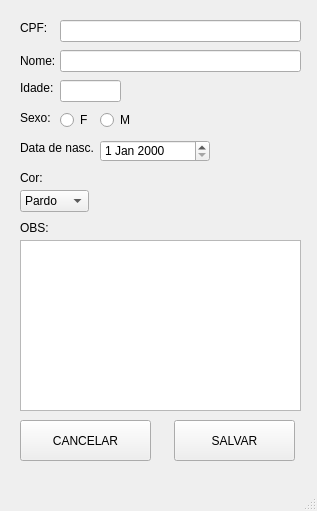
<?xml version="1.0" encoding="UTF-8"?>
<ui version="4.0">
 <class>MainWindow</class>
 <widget class="QMainWindow" name="MainWindow">
  <property name="geometry">
   <rect>
    <x>0</x>
    <y>0</y>
    <width>317</width>
    <height>511</height>
   </rect>
  </property>
  <property name="windowTitle">
   <string>Editar</string>
  </property>
  <widget class="QWidget" name="centralwidget">
   <widget class="QLabel" name="label_4">
    <property name="geometry">
     <rect>
      <x>20</x>
      <y>140</y>
      <width>111</width>
      <height>16</height>
     </rect>
    </property>
    <property name="text">
     <string>Data de nasc.</string>
    </property>
   </widget>
   <widget class="QLabel" name="label_6">
    <property name="geometry">
     <rect>
      <x>20</x>
      <y>220</y>
      <width>49</width>
      <height>16</height>
     </rect>
    </property>
    <property name="text">
     <string>OBS: </string>
    </property>
   </widget>
   <widget class="QRadioButton" name="tbnr_m">
    <property name="geometry">
     <rect>
      <x>100</x>
      <y>110</y>
      <width>89</width>
      <height>20</height>
     </rect>
    </property>
    <property name="text">
     <string>M</string>
    </property>
   </widget>
   <widget class="QLabel" name="label_2">
    <property name="geometry">
     <rect>
      <x>20</x>
      <y>80</y>
      <width>49</width>
      <height>16</height>
     </rect>
    </property>
    <property name="text">
     <string>Idade:</string>
    </property>
   </widget>
   <widget class="QLabel" name="label_7">
    <property name="geometry">
     <rect>
      <x>20</x>
      <y>170</y>
      <width>49</width>
      <height>16</height>
     </rect>
    </property>
    <property name="text">
     <string>Cor:</string>
    </property>
   </widget>
   <widget class="QPushButton" name="btn_salvar">
    <property name="geometry">
     <rect>
      <x>174</x>
      <y>420</y>
      <width>121</width>
      <height>41</height>
     </rect>
    </property>
    <property name="text">
     <string>SALVAR</string>
    </property>
   </widget>
   <widget class="QLineEdit" name="txt_idade">
    <property name="geometry">
     <rect>
      <x>60</x>
      <y>80</y>
      <width>61</width>
      <height>22</height>
     </rect>
    </property>
   </widget>
   <widget class="QLabel" name="label_3">
    <property name="geometry">
     <rect>
      <x>20</x>
      <y>110</y>
      <width>49</width>
      <height>16</height>
     </rect>
    </property>
    <property name="text">
     <string>Sexo:</string>
    </property>
   </widget>
   <widget class="QComboBox" name="cb_cor">
    <property name="geometry">
     <rect>
      <x>20</x>
      <y>190</y>
      <width>69</width>
      <height>22</height>
     </rect>
    </property>
    <item>
     <property name="text">
      <string>Pardo</string>
     </property>
    </item>
    <item>
     <property name="text">
      <string>Branco</string>
     </property>
    </item>
    <item>
     <property name="text">
      <string>Negro</string>
     </property>
    </item>
   </widget>
   <widget class="QPlainTextEdit" name="txt_obs">
    <property name="geometry">
     <rect>
      <x>20</x>
      <y>240</y>
      <width>281</width>
      <height>171</height>
     </rect>
    </property>
   </widget>
   <widget class="QLabel" name="label_5">
    <property name="geometry">
     <rect>
      <x>20</x>
      <y>20</y>
      <width>49</width>
      <height>16</height>
     </rect>
    </property>
    <property name="text">
     <string>CPF:</string>
    </property>
   </widget>
   <widget class="QDateEdit" name="date_data_nasc">
    <property name="geometry">
     <rect>
      <x>100</x>
      <y>140</y>
      <width>110</width>
      <height>22</height>
     </rect>
    </property>
   </widget>
   <widget class="QRadioButton" name="btnr_f">
    <property name="geometry">
     <rect>
      <x>60</x>
      <y>110</y>
      <width>89</width>
      <height>20</height>
     </rect>
    </property>
    <property name="text">
     <string>F</string>
    </property>
   </widget>
   <widget class="QPushButton" name="btn_cancelar">
    <property name="geometry">
     <rect>
      <x>20</x>
      <y>420</y>
      <width>131</width>
      <height>41</height>
     </rect>
    </property>
    <property name="text">
     <string>CANCELAR</string>
    </property>
   </widget>
   <widget class="QLineEdit" name="txt_nome">
    <property name="geometry">
     <rect>
      <x>60</x>
      <y>50</y>
      <width>241</width>
      <height>22</height>
     </rect>
    </property>
   </widget>
   <widget class="QLabel" name="label">
    <property name="geometry">
     <rect>
      <x>20</x>
      <y>50</y>
      <width>51</width>
      <height>21</height>
     </rect>
    </property>
    <property name="text">
     <string>Nome: </string>
    </property>
   </widget>
   <widget class="QLineEdit" name="txt_cpf">
    <property name="geometry">
     <rect>
      <x>60</x>
      <y>20</y>
      <width>241</width>
      <height>22</height>
     </rect>
    </property>
   </widget>
  </widget>
  <widget class="QMenuBar" name="menubar">
   <property name="geometry">
    <rect>
     <x>0</x>
     <y>0</y>
     <width>317</width>
     <height>22</height>
    </rect>
   </property>
  </widget>
  <widget class="QStatusBar" name="statusbar"/>
 </widget>
 <resources/>
 <connections/>
</ui>
